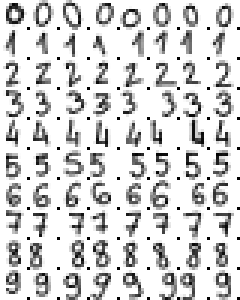
#> input picture Digits_Classification/digits.png, 80 x 100 px (shown 3 times larger)
$ jupyter execute --allow-errors Digits_Classification.ipynb
#> lines starting #> are read from the running program, lines starting #| are printed output that depends on the picture
[cell 1]
from sklearn import datasets, svm, metrics
from sklearn.model_selection import train_test_split
import matplotlib.pyplot as plt
import numpy as np

[cell 2]
dataset = datasets.load_digits()

fig, axes = plt.subplots(nrows=1, ncols=10, figsize=(10, 3))
for ax, image, label in zip(axes, dataset.images, dataset.target):
    ax.set_axis_off()
    ax.imshow(image, cmap=plt.cm.gray_r)
    ax.set_title(label)
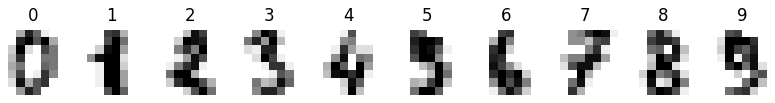
#> figure drawn by matplotlib, 10 panels

Converts 8x8 to 64x1

[cell 3]
data = dataset.images.reshape((len(dataset.images), -1))
#data2 = dataset.images
#print(np.shape(data2))
print(np.shape(data))

[cell 4]
classifier = svm.SVC(gamma=0.006)

[cell 5]
X_train, X_test, y_train, y_test = train_test_split(data, dataset.target, test_size = 0.5)

[cell 6]
classifier.fit(X_train, y_train)
predicted = classifier.predict(X_test)

[cell 7]
fig, axes = plt.subplots(nrows=1, ncols=10, figsize=(10, 3))
for ax, image, prediction in zip(axes, X_test, predicted):
    ax.set_axis_off()
    image = image.reshape(8,8)
    ax.imshow(image, cmap=plt.cm.gray_r)
    ax.set_title(prediction)
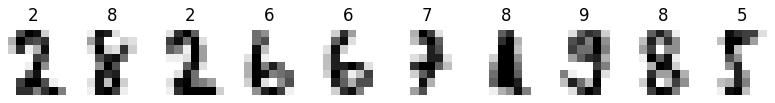
#> figure drawn by matplotlib, 10 panels

[cell 8]
print(metrics.classification_report(y_test, predicted))

Gamma = 0,001
test_size = 0,7
Accuracy = macro_avg = weighted_avg = 0,98

Gamma = 0,001
test_size = 0,5
Accuracy = macro_avg = weighted_avg = 0,99

Gamma = 0,01
test_size = 0,7
Accuracy, macro_avg, weighted_avg = 0.53, 0.59, 0.58
worst results:
    5 - lowest recall = 0,11; f1-score = 0,20
    8 - lowset precision = 0,17 (all other are 1); f1-score = 0,29 (propablly, it gives 8 whenever it is not sure what to do, and 5 is similar)

Gamma = 0,01
test_size = 0,5
Accuracy, macro_avg, weighted_avg = 0.53, 0.59, 0.58
results very similar to test above

Gamma = 0, 005
test_size = 0,5
Accuracy, macro_avg, weighted_avg = 0.96, 0.97, 0.97
1, 3, 8 don't have 1 precision (8 worst)
9 have worst recall (0,89)

Gamma = 0,006
test_size = 0,5
Accuracy, macro_avg, weighted_avg = 0.91, 0.92, 0.92

[cell 9]
import seaborn as sns

[cell 10]
#to-do: fix those (delete these blank columns)
sns.displot(dataset.target)
sns.displot(y_train)
sns.displot(y_test)

plt.show()
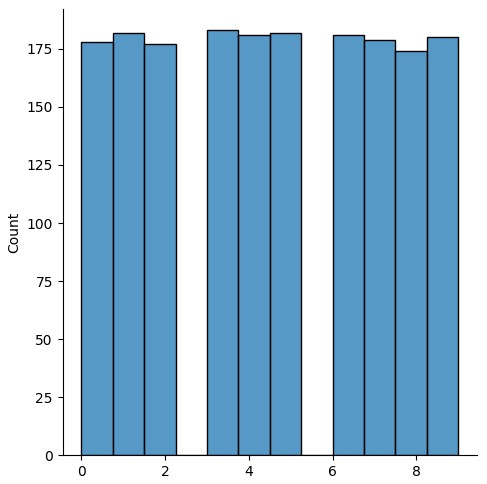
#> figure drawn by matplotlib, 1 panel; tallest bar 183 high, from x = 3 to 3.75
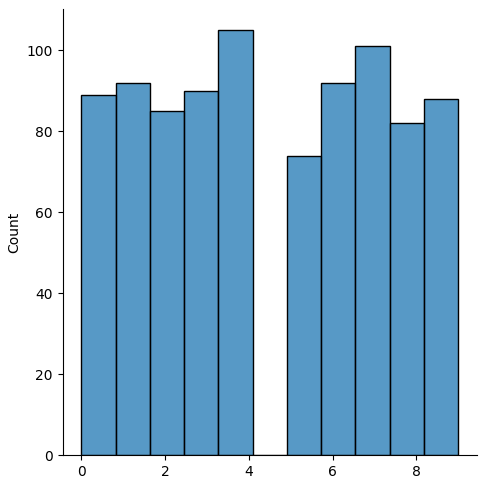
#> figure drawn by matplotlib, 1 panel; tallest bar 105 high, from x = 3.27 to 4.09
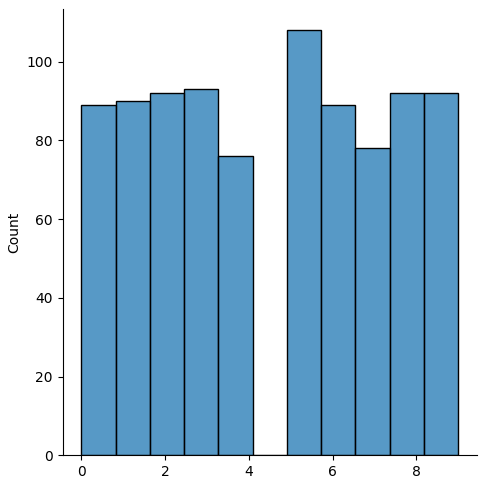
#> figure drawn by matplotlib, 1 panel; tallest bar 108 high, from x = 4.91 to 5.73

[cell 11]
print(type(dataset))
print(type(dataset.images))
print(type(dataset.target))
print(dataset.images[0], dataset.target[0])

[cell 12]
import cv2

[cell 13]
image = cv2.imread("0.png")
#> (the rest of this cell did not finish here and is left out)

[cell 14]
images = cv2.imread("digits.png")
#> images is the input picture: shape (100, 80, 3); min 0, max 255, mean 213.5
my_dataset = cv2.cvtColor(images, cv2.COLOR_BGR2GRAY)
HEIGHT = my_dataset.shape[0]//10
#> HEIGHT = 10
WIDTH = my_dataset.shape[1]//10
#> WIDTH = 8

my_dataset = np.vsplit(my_dataset, HEIGHT)
#> my_dataset = 10 items
digits=[]

for i in range(HEIGHT):
    digits.append(np.hsplit(my_dataset[i], WIDTH))
#> after the loop, digits = 10 items

for i in range(HEIGHT):
    for j in range(WIDTH):
        digits[i][j] = digits[i][j].reshape(1,100)

digits_class = [[i for _ in range(WIDTH)] for i in range(HEIGHT)]

[cell 15]
classifier2 = svm.SVC(gamma = 0.001)
digits = [digits[i][j] for i in range(HEIGHT) for j in range(WIDTH)]
#> digits = 80 items
digits_class = [digits_class[i][j] for i in range(HEIGHT) for j in range(WIDTH)]
#> digits_class = 80 values from 0 to 9

X_train, X_test, y_train, y_test = train_test_split(digits, digits_class, test_size = 0.3)
#> X_train = 56 items; X_test = 24 items; y_train = 56 values, max 9 at index 0, min 0 at index 12, mean 4.5; y_test = [5, 1, 7, 9, 6, 7, 6, 3, 5, 9, 1, 0, 1, 6, 8, 4, 2, 3, 4, 3, 9, 1, 0, 8]
